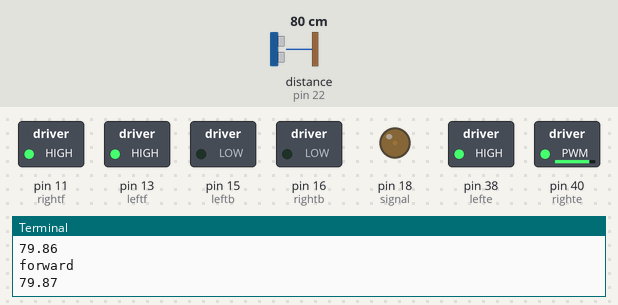
Bench run of a program on a simulated Raspberry Pi (header pin numbers). Parts: switched loads named in the program (green lamp = pin HIGH), output pins drawn as LEDs (lit = HIGH), the last lines printed to the terminal. Dashed ring = blinking. The test bench sets the inputs (shaded band); at power-on: distance to the obstacle (sensor on pin 22) 80 cm. The echo pulse lasts 58.3 µs per cm; the interpreter's speed is modelled, so counts of loop turns are approximate; the clock reads 2024-03-15 10:24:30 at power-on unless the program sets it; pins used as bus, display or sensor lines are not drawn.

Above: at 1.7 s.
1.8 s: distance to the obstacle (sensor on pin 22) set to 54 cm
4.9 s: distance to the obstacle (sensor on pin 22) set to 44 cm
At 6.0 s:
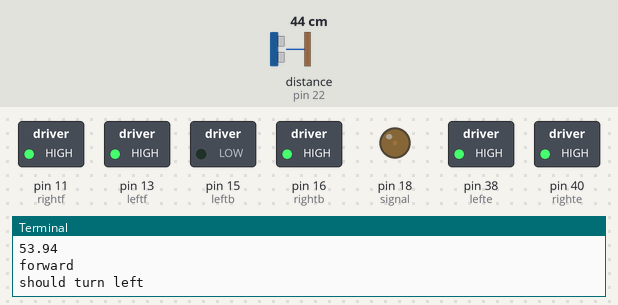
8.0 s: distance to the obstacle (sensor on pin 22) set to 60 cm
At 9.1 s:
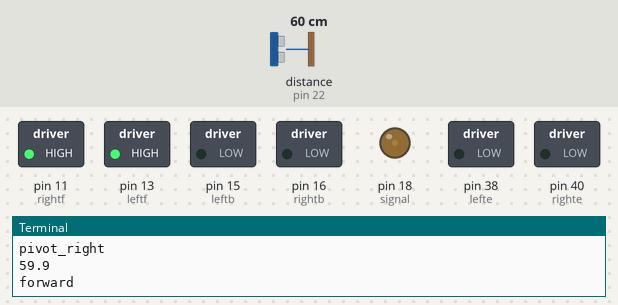
11.1 s: distance to the obstacle (sensor on pin 22) set to 2 cm
At 13.1 s:
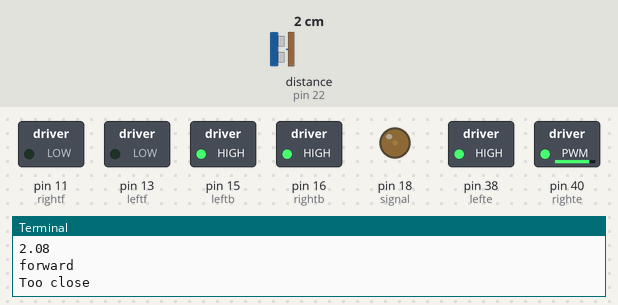
Timing chart, 0 to 18.3 s (numbered marks = the images above; inputs shaded):
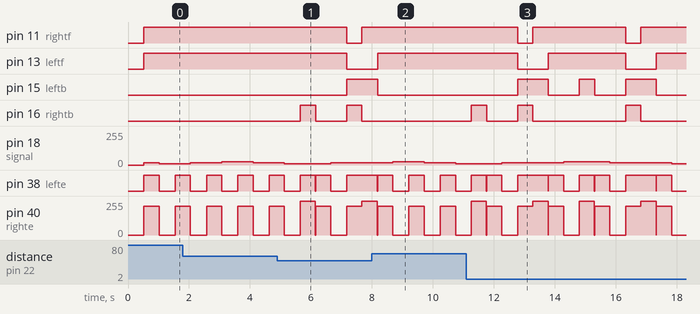

Measured:
- the behaviour switches between 50 and 49 cm on distance to the obstacle (sensor on pin 22) (found by bisection; images 0 and 1)
- after the input at 4.9 s, pin 11 (rightf): HIGH → LOW after 2.3 s, → HIGH 0.50 s later; pin 13 (leftf): HIGH → LOW after 2.3 s; pin 15 (leftb): LOW → HIGH after 2.3 s; pin 16 (rightb): alternates HIGH for 0.51 s and LOW for 1.0 s, starting after 0.74 s
- after the input at 8.0 s, pin 11 (rightf): stays HIGH (without the input it goes to LOW after 2.7 s); pin 13 (leftf): goes on until 8.2 s, then stays HIGH; pin 15 (leftb): goes on until 8.2 s, then stays LOW; pin 16 (rightb): stays LOW (without the input it goes to HIGH after 2.7 s)
- after the input at 11.1 s, pin 11 (rightf): alternates HIGH for 3.0 s and LOW for 0.50 s, starting after 1.7 s; pin 13 (leftf): alternates HIGH for 2.5 s and LOW for 1.0 s, starting after 1.7 s

The program:

zhuantou.py
```python
import RPi.GPIO as GPIO
import time
from time import sleep
from ultrasonic import dis
signal = 18
rightf = 11
leftf = 13
rightb = 16
leftb = 15
righte = 40
lefte = 38

GPIO.setmode(GPIO.BOARD)
GPIO.setup(leftb, GPIO.OUT)
GPIO.setup(leftf, GPIO.OUT)
GPIO.setup(righte, GPIO.OUT)
GPIO.setup(rightf, GPIO.OUT)
GPIO.setup(rightb, GPIO.OUT)
GPIO.setup(lefte, GPIO.OUT)

Motor1 = GPIO.PWM(righte, 50)
Motor1.start(0)
Motor2 = GPIO.PWM(lefte, 50)
Motor2.start(0)

sleep_time = 0.50

def forward(speed):
    GPIO.output(leftb, False)
    GPIO.output(leftf, True)
    GPIO.output(rightf, True)
    GPIO.output(rightb, False)
    Motor1.ChangeDutyCycle(85)
    Motor2.ChangeDutyCycle(100)
    sleep(sleep_time)
    Motor1.ChangeDutyCycle(0)
    Motor2.ChangeDutyCycle(0)
    print 'forward'
def backward(speed):

    GPIO.output(leftb, True)
    GPIO.output(leftf, False)
    GPIO.output(rightf, False)
    GPIO.output(rightb, True)
    Motor1.ChangeDutyCycle(85)
    Motor2.ChangeDutyCycle(100)
    sleep(sleep_time)
    Motor1.ChangeDutyCycle(0)
    Motor2.ChangeDutyCycle(0)

    print 'backward'
def left(speed):
    GPIO.output(leftb, False)
    GPIO.output(leftf, True)
    GPIO.output(rightb, True)
    GPIO.output(rightf, True)
    Motor1.ChangeDutyCycle(speed)
    Motor2.ChangeDutyCycle(speed)
    sleep(sleep_time)
    Motor1.ChangeDutyCycle(0)
    Motor2.ChangeDutyCycle(0)

    print 'left'
def right(speed):
    GPIO.output(leftb, True)
    GPIO.output(leftf, True)
    GPIO.output(rightf, True)
    GPIO.output(rightb, False)
    Motor1.ChangeDutyCycle(speed)
    Motor2.ChangeDutyCycle(speed)
    sleep(sleep_time)
    Motor1.ChangeDutyCycle(0)
    Motor2.ChangeDutyCycle(0)

    print 'right'
def pivot_left(speed):
    GPIO.output(leftb, False)
    GPIO.output(leftf, True)
    GPIO.output(rightf, False)
    GPIO.output(rightb, True)
    Motor1.ChangeDutyCycle(speed)
    Motor2.ChangeDutyCycle(speed)
    sleep(sleep_time)
    Motor1.ChangeDutyCycle(0)
    Motor2.ChangeDutyCycle(0)

    print 'pivot_left'
def pivot_right(speed):
    GPIO.output(leftb, True)
    GPIO.output(leftf, False)
    GPIO.output(rightf, True)
    GPIO.output(rightb, False)
    Motor1.ChangeDutyCycle(speed)
    Motor2.ChangeDutyCycle(speed)
    sleep(sleep_time)
    Motor1.ChangeDutyCycle(0)
    Motor2.ChangeDutyCycle(0)

    print 'pivot_right'
def stop():
    Motor1.ChangeDutyCycle(0)
    Motor2.ChangeDutyCycle(0)
    GPIO.cleanup()


GPIO.setmode(GPIO.BOARD)
GPIO.setup(signal,GPIO.OUT)
time.sleep(0.5)
pwm = GPIO.PWM(signal,50)
pwm.start(7)
list = [30,90,150,90]
while True:
    for desiredPosition in list:
        #desiredPosition = input("please input the degree:  ")
        forward(100)
        DC = 1./18.*(desiredPosition)+2
        pwm.ChangeDutyCycle(DC)
        time.sleep(0.5)
        if dis() < 50:
            if desiredPosition == 30:
                print "should turn left"
                left(100)
            elif desiredPosition == 90:
                print "Too close"
                backward(100)
                pivot_right(100)
            elif desiredPosition == 150:
                print "should turn right"
                right(100)
        print dis()
pwm.stop()
GPIO.cleanup()
```

ultrasonic.py
```python
import RPi.GPIO as GPIO
import time
GPIO.setmode(GPIO.BOARD)
GPIO.setwarnings(False)

TRIG = 29
ECHO = 22

#print "Distance Measurement In Progress"

GPIO.setup(TRIG,GPIO.OUT)
GPIO.setup(ECHO,GPIO.IN)

waittimeout = 200
receive = 2500

def dis():
    GPIO.output(TRIG, False)
    time.sleep(0.010)
    GPIO.output(TRIG, True)
    time.sleep(0.000011)
    GPIO.output(TRIG,False)

    waitCount =0
    bailedOutCount = 0
    bailedOut = False
    while GPIO.input(ECHO)==0:
        waitCount = waitCount+1
        if (waitCount>waittimeout):
            bailOutCount = bailOutCount+1
            bailedOut = True
            break

        pulse_start = time.time()
        pulse_end=pulse_start
    if (bailedOut == False):
        waitCount = 0
        while GPIO.input(ECHO)==1:
            waitCount = waitCount+1
            if (waitCount > receive):
                bailOutCount = bailOutCount + 1
                bailedOut = True
                break
            pulse_end = time.time()
        if (bailedOut == False):
            pulse_duration = pulse_end - pulse_start
            distance = pulse_duration * 17150
            distance = round(distance, 2)
    return distance
print dis()
```
